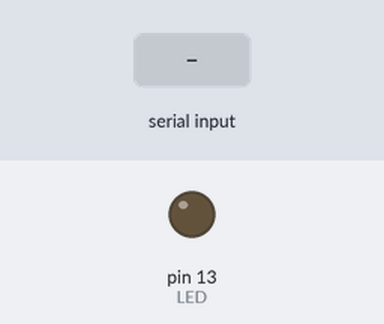
Simulated run of this sketch. Board: Arduino Uno, built with avr-gcc and run on an emulated ATmega328P. Shown: output pins drawn as LEDs (lit = HIGH). The inputs (shaded band) are chosen by the test bench.

Above: at 1.2 s.
1.3 s: "a" received over Serial
At 2.0 s:
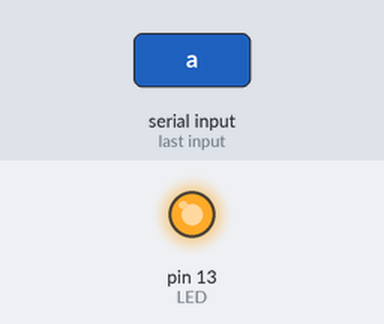
4.3 s: "b" received over Serial
Timing chart, 0 to 11.8 s (numbered marks = the images above; inputs shaded):
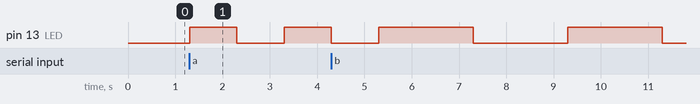

Measured:
- after the input at 1.3 s, pin 13 (LED): LOW → HIGH at once, → LOW 1.0 s later, → HIGH 1.0 s later

The sketch:

Ejercicio1-FHW.ino
```cpp
/*  Author: Ismael Morilla
    E-mail: i.morilla.orellana@gmail.com
    Description: Actuar sobre led según la entrada
    Date: Noviembre 2016*/

// inicializar las variables
#define LED 13
char letra;
void setup()
 {
  //Abre el puerto serie y fija la velocidad en baudios
  Serial.begin(9600);
  pinMode(LED,OUTPUT);
}

void loop()
{
  /*Devuelve un entero con el número de bytes disponibles para leer
  desde el buffer serie*/
  if (Serial.available()>0)
  //Lee o captura un byte desde el puerto serie
  letra=Serial.read();

  //Si introduces 'a' se enciende o apaga el led cada 1 segundo
  if(letra=='a')
  {
    digitalWrite(LED,HIGH);
    delay(1000);
    digitalWrite(LED,LOW);
    /*Hace una pausa en el programa de la cantidad de tiempo que
    se indica entre parentesis. Se mide en milisegundos. 1000 milisegundos es 1 segundo*/
    delay(1000);
    }

   //Si introduces 'b' se enciende o apaga el led cada 2 segundo
   if(letra=='b')
    {
    digitalWrite(LED,HIGH);
    delay(2000);
    digitalWrite(LED,LOW);
    delay(2000);
    }

    //Si introduces 'c' se enciende o apaga el led cada 3 segundo
     if(letra=='c')
    {
    digitalWrite(LED,HIGH);
    delay(3000);
    digitalWrite(LED,LOW);
    delay(3000);
    }

    //Si introduces 'd' se enciende o apaga el led cada 4 segundo
      if(letra=='d')
     {
    digitalWrite(LED,HIGH);
    delay(4000);
    digitalWrite(LED,LOW);
    delay(4000);
    }

   //Si introduces 'e' se apaga el LED
   if(letra=='e')
   {
    digitalWrite(LED,LOW);
    }

    //Si introduces 'f' se enciende el LED
     if(letra=='f')
   {
    digitalWrite(LED,HIGH);
    }
 }
```
